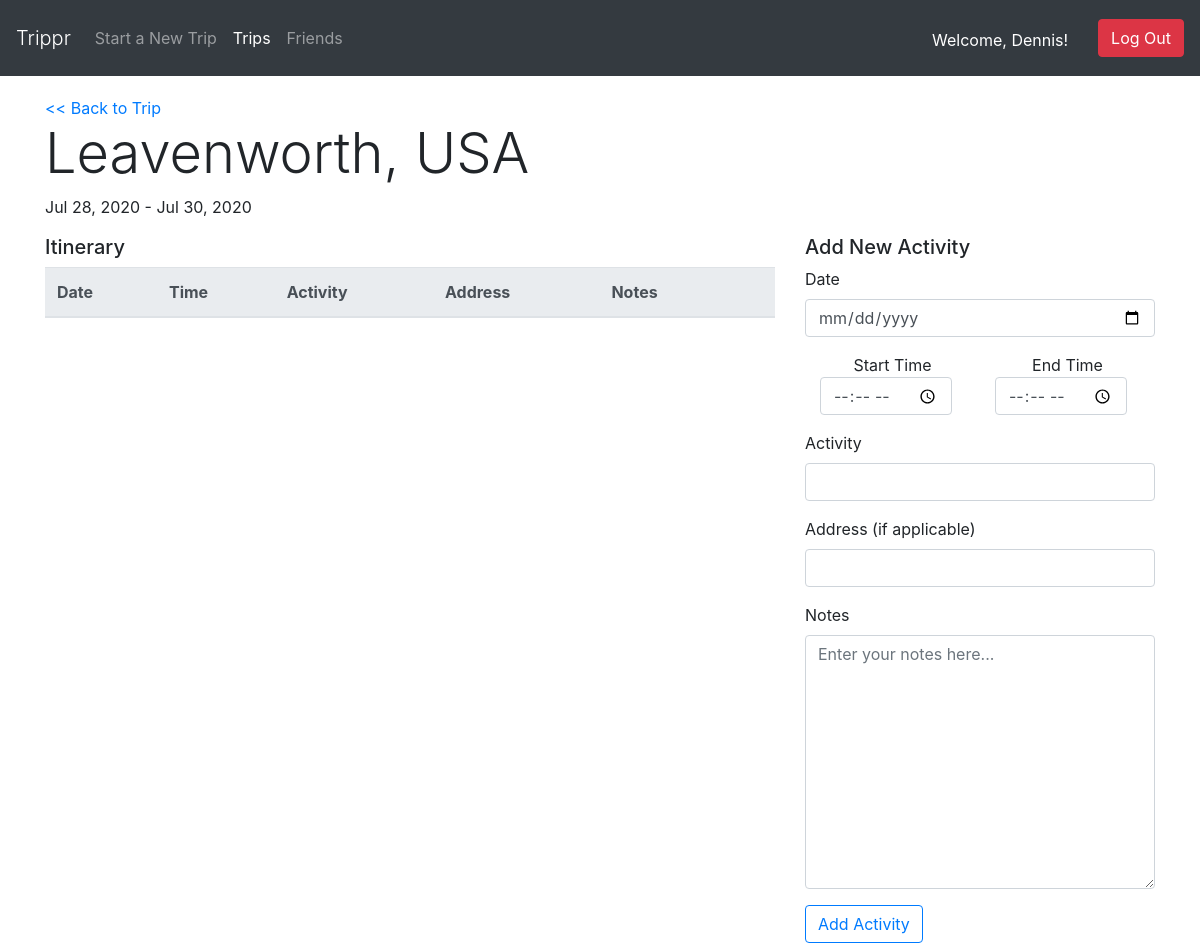
The page /dashboard/trips/1/itinerary (signed in) on the database as committed earlier.
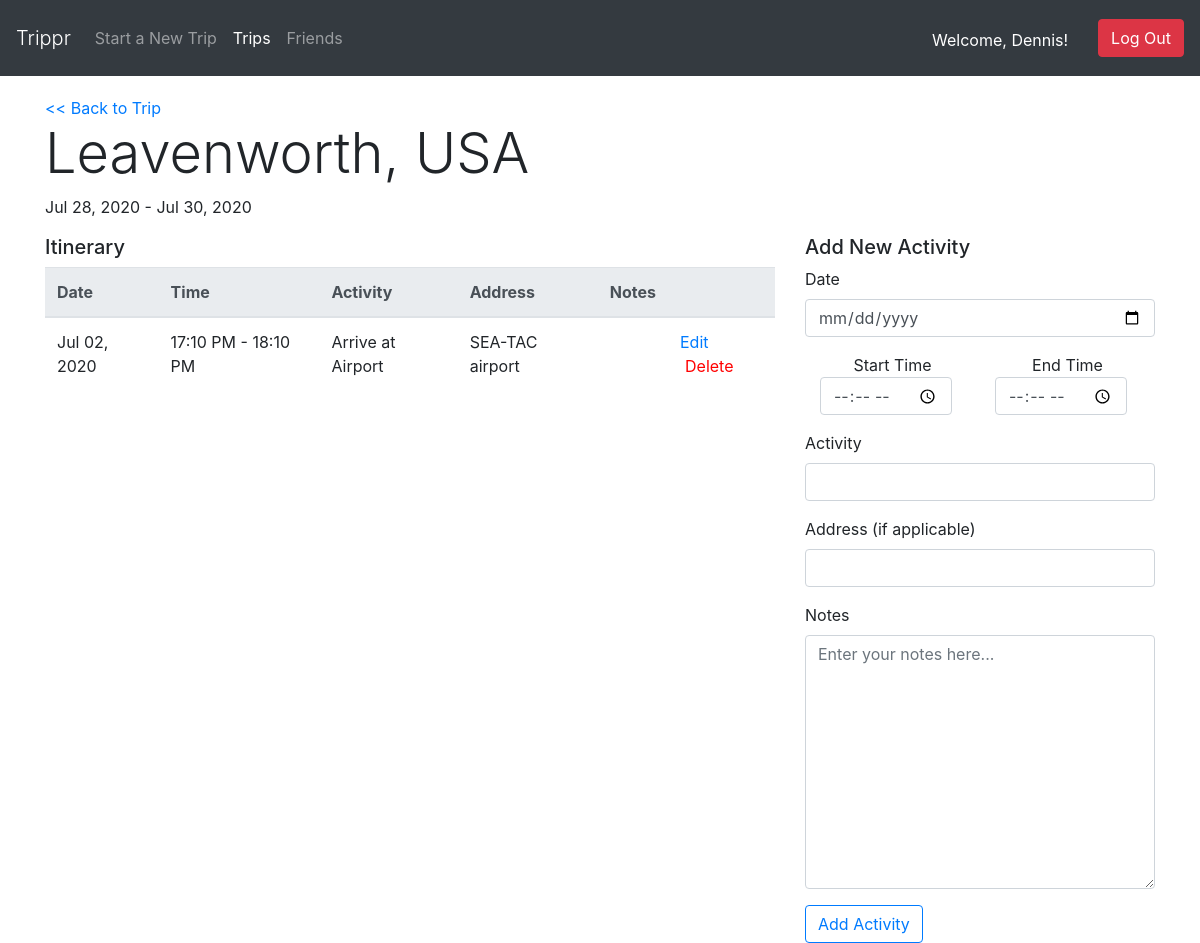
The same page on the database as committed later.
### trip_app/models.py (models this page shows)
class Itinerary(models.Model):
    date = models.DateField()
    start_time = models.TimeField()
    end_time = models.TimeField()
    activity = models.CharField(max_length=255)
    address = models.CharField(max_length=255, blank=True)
    notes = models.TextField()
    trip = models.ForeignKey(Trip, related_name="trip_activities", on_delete=models.CASCADE)
    created_at = models.DateTimeField(auto_now_add=True)
    updated_at = models.DateTimeField(auto_now=True)
    objects = TripManager()

### trip_app/views.py (the view)
# urls.py: path('trips/<int:trip_id>/itinerary', views.itinerary_dashboard),
def itinerary_dashboard(request, trip_id):
    context = {
        "curr_user": User.objects.get(id=request.session['user_id']),
        "curr_trip": Trip.objects.get(id=trip_id)
    }
    return render(request, 'itinerary.html', context)

### trip_app/templates/itinerary.html (shortened to what the changed rows need)
<!DOCTYPE html>
<html lang="en">
<head>
    <link rel="stylesheet" href="https://stackpath.bootstrapcdn.com/bootstrap/4.5.0/css/bootstrap.min.css">
    {% load static %}
    <link rel="stylesheet" type="text/css" href="{% static 'css/style.css' %}">
</head>
<body>
    <div class="container">
        <div class="row justify-content-center">
            <div class="col-8">
                <table class="table">
                    <thead class="thead-light">
                        <tr>
                            <th>Date</th>
                            <th>Time</th>
                            <th>Activity</th>
                            <th>Address</th>
                            <th>Notes</th>
                            <th></th>
                        </tr>
                    </thead>
                    <tbody>
                        {% if curr_trip.trip_activities %}
                        {% for activity in curr_trip.trip_activities.all|dictsort:"date" %}
                        <tr>
                            <td>{{ activity.date|date:"M d, Y" }}</td>
                            <td>{{ activity.start_time|time:"H:i A" }} - {{ activity.end_time|time:"H:i A" }}</td>
                            <td>{{ activity.activity }}</td>
                            <td>{{ activity.address }}</td>
                            <td>{{ activity.notes }}</td>
                            <td>
                                <a href="/dashboard/trips/{{ curr_trip.id }}/itinerary/{{ activity.id }}">Edit</a>
                                <a href="/dashboard/trips/{{ curr_trip.id }}/itinerary/{{ activity.id }}/remove" class="red">Delete</a>
                            </td>
                        </tr>
                        {% endfor %}
                        {% endif %}
                    </tbody>
                </table>
            </div>
        </div>
    </div>
</body>
</html>

Rows that differ between the two databases and show on the page:
added Itinerary: date "Jul 02, 2020", start_time "17:10 PM", end_time "18:10 PM", activity "Arrive at Airport", address "SEA-TAC airport"
